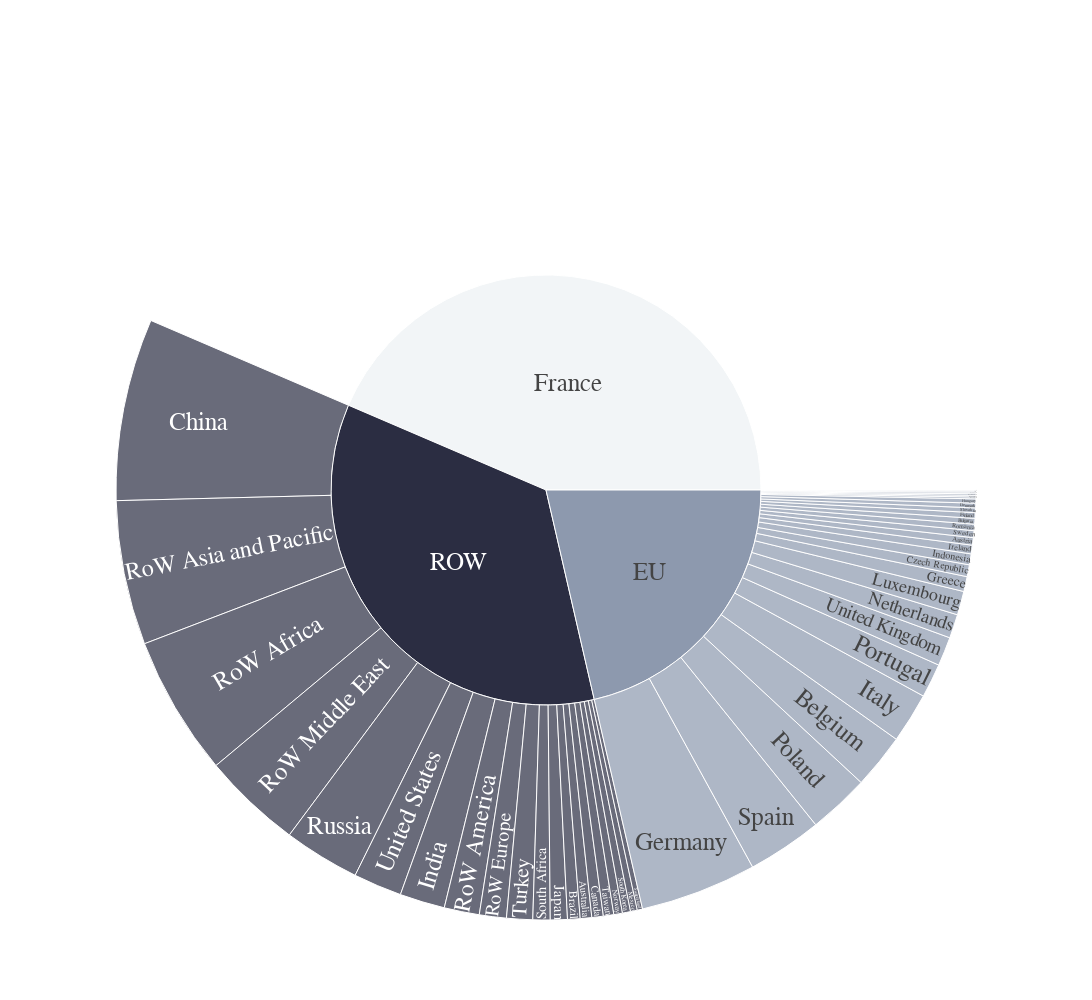

Here is the notebook cell this chart was saved with:
### Code cell
import plotly.express as px

# Assuming 'df' is your DataFrame prepared earlier

# Custom colors for the first level (3_regions)
color_map = {
    'EU': '8d99ae',
    'ROW': '2b2d42',
    'France': 'edf2f4'  # Single color representation for France
}

# Creating the sunburst chart
fig = px.sunburst(
    df,
    path=['3_regions', 'Country_name'],  # Define the hierarchy levels
    values='Embodied footprint',  # Define the values that determine the size of each slice
    color='3_regions',  # Color by the first level, applying custom colors
    color_discrete_map=color_map,  # Apply the custom color map
)

# Modify the size of the graph
fig.update_layout(
    width=1200,  # Width of the figure
    height=1000,  # Height of the figure
    font=dict(size=25, family='Arial Black')  # Adjust label font size and family
)

# Optionally, add annotations or additional design elements for France
# Note: Direct representation of multi-color segments (bleu, blanc, rouge) isn't feasible

fig.show()

### Figure 1 — Plotly figure (JSON) as saved in the notebook; plotly's stock layout.template omitted (floating-point values rounded to 4 significant figures)
{"data": [{"branchvalues": "total", "customdata": [["ROW"], ["ROW"], ["EU"], ["ROW"], ["EU"], ["EU"], ["EU"], ["ROW"], ["EU"], ["ROW"], ["EU"], ["EU"], ["ROW"], ["EU"], ["EU"], ["ROW"], ["EU"], ["EU"], ["EU"], ["ROW"], ["ROW"], ["EU"], ["EU"], ["EU"], ["EU"], ["EU"], ["EU"], ["EU"], ["EU"], ["ROW"], ["EU"], ["ROW"], ["ROW"], ["ROW"], ["EU"], ["EU"], ["EU"], ["ROW"], ["ROW"], ["ROW"], ["ROW"], ["EU"], ["EU"], ["ROW"], ["ROW"], ["EU"], ["EU"], ["ROW"], ["EU"], ["France"], ["ROW"]], "domain": {"x": [0, 1], "y": [0, 1]}, "hovertemplate": "labels=%{label}<br>Embodied footprint=%{value}<br>parent=%{parent}<br>id=%{id}<br>3_regions=%{customdata[0]}<extra></extra>", "ids": ["ROW/Australia", "ROW/RoW Europe", "EU/Slovakia", "ROW/RoW America", "EU/Slovenia", "EU/Portugal", "EU/Poland", "ROW/Norway", "EU/Netherlands", "ROW/South Africa", "EU/Luxembourg", "EU/Latvia", "ROW/Japan", "EU/Italy", "EU/Ireland", "ROW/RoW Middle East", "EU/Indonesia", "EU/Cyprus", "EU/Belgium", "ROW/Brazil", "ROW/India", "EU/Czech Republic", "EU/Denmark", "EU/Romania", "EU/Estonia", "EU/Finland", "EU/Germany", "EU/Greece", "EU/Hungary", "ROW/South Korea", "EU/Sweden", "ROW/Switzerland", "ROW/Taiwan", "ROW/Turkey", "EU/United Kingdom", "EU/Spain", "EU/Malta", "ROW/RoW Asia and Pacific", "ROW/RoW Africa", "ROW/Mexico", "ROW/United States", "EU/Lithuania", "EU/Croatia", "ROW/China", "ROW/Canada", "EU/Bulgaria", "EU/Austria", "ROW/Russia", "EU", "France", "ROW"], "labels": ["Australia", "RoW Europe", "Slovakia", "RoW America", "Slovenia", "Portugal", "Poland", "Norway", "Netherlands", "South Africa", "Luxembourg", "Latvia", "Japan", "Italy", "Ireland", "RoW Middle East", "Indonesia", "Cyprus", "Belgium", "Brazil", "India", "Czech Republic", "Denmark", "Romania", "Estonia", "Finland", "Germany", "Greece", "Hungary", "South Korea", "Sweden", "Switzerland", "Taiwan", "Turkey", "United Kingdom", "Spain", "Malta", "RoW Asia and Pacific", "RoW Africa", "Mexico", "United States", "Lithuania", "Croatia", "China", "Canada", "Bulgaria", "Austria", "Russia", "EU", "France", "ROW"], "marker": {"colors": ["2b2d42", "2b2d42", "8d99ae", "2b2d42", "8d99ae", "8d99ae", "8d99ae", "2b2d42", "8d99ae", "2b2d42", "8d99ae", "8d99ae", "2b2d42", "8d99ae", "8d99ae", "2b2d42", "8d99ae", "8d99ae", "8d99ae", "2b2d42", "2b2d42", "8d99ae", "8d99ae", "8d99ae", "8d99ae", "8d99ae", "8d99ae", "8d99ae", "8d99ae", "2b2d42", "8d99ae", "2b2d42", "2b2d42", "2b2d42", "8d99ae", "8d99ae", "8d99ae", "2b2d42", "2b2d42", "2b2d42", "2b2d42", "8d99ae", "8d99ae", "2b2d42", "2b2d42", "8d99ae", "8d99ae", "2b2d42", "8d99ae", "edf2f4", "2b2d42"]}, "name": "", "parents": ["ROW", "ROW", "EU", "ROW", "EU", "EU", "EU", "ROW", "EU", "ROW", "EU", "EU", "ROW", "EU", "EU", "ROW", "EU", "EU", "EU", "ROW", "ROW", "EU", "EU", "EU", "EU", "EU", "EU", "EU", "EU", "ROW", "EU", "ROW", "ROW", "ROW", "EU", "EU", "EU", "ROW", "ROW", "ROW", "ROW", "EU", "EU", "ROW", "ROW", "EU", "EU", "ROW", "", "", ""], "type": "sunburst", "values": [0.2506, 0.5875, 0.1023, 0.7648, 0.03525, 0.7414, 1.331, 0.1877, 0.5195, 0.375, 0.517, 0.02396, 0.3704, 1.094, 0.1884, 2.17, 0.2375, 0.01841, 1.196, 0.2726, 0.9826, 0.2582, 0.101, 0.139, 0.03962, 0.1227, 2.533, 0.3259, 0.09334, 0.1762, 0.1498, 0.1153, 0.2274, 0.5658, 0.6312, 1.631, 0.004129, 3.142, 3.043, 0.1478, 1.055, 0.03484, 0.03413, 3.964, 0.2489, 0.1258, 0.1631, 1.656, 12.39, 25.22, 20.3]}], "layout": {"font": {"family": "Arial Black", "size": 25}, "height": 1000, "legend": {"tracegroupgap": 0}, "margin": {"t": 60}, "width": 1200}}
